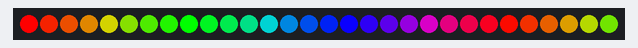
Bench run of a sketch on a simulated Arduino Uno, built with avr-gcc and run on an emulated ATmega328P. Parts: 30 RGB LEDs in strip order, left to right.

Above: at 0.15 s.
At 4.69 s:
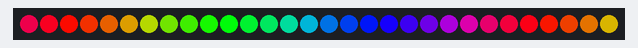
At 10.14 s:
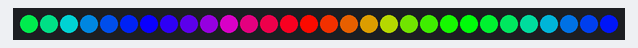
At 19.82 s:
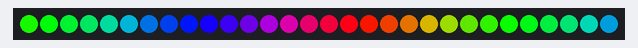
At 28.29 s:
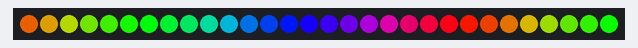
At 39.49 s:
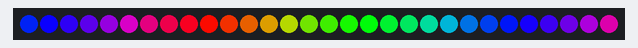

The sketch:

RainbowTest.ino
```cpp
#include <Adafruit_NeoPixel.h>

class Strip
{
public:
  uint8_t   effect;
  uint8_t   effects;
  uint16_t  effStep;
  unsigned long effStart;
  Adafruit_NeoPixel strip;
  Strip(uint16_t leds, uint8_t pin, uint8_t toteffects) : strip(leds, pin, NEO_GRB + NEO_KHZ800) {
    effect = -1;
    effects = toteffects;
    Reset();
  }
  void Reset(){
    effStep = 0;
    effect = (effect + 1) % effects;
    effStart = millis();
  }
};

struct Loop
{
  uint8_t currentChild;
  uint8_t childs;
  bool timeBased;
  uint16_t cycles;
  uint16_t currentTime;
  Loop(uint8_t totchilds, bool timebased, uint16_t tottime) {currentTime=0;currentChild=0;childs=totchilds;timeBased=timebased;cycles=tottime;}
};

Strip strip_0(30, 12, 30 );
struct Loop strip0loop0(1, false, 1);

//[GLOBAL_VARIABLES]

void setup() {

  //Your setup here:

  strip_0.strip.begin();
}

void loop() {

  //Your code here:

  strips_loop();
}

void strips_loop() {
  if(strip0_loop0() & 0x01)
    strip_0.strip.show();
}

uint8_t strip0_loop0() {
  uint8_t ret = 0x00;
  switch(strip0loop0.currentChild) {
    case 0:
           ret = strip0_loop0_eff0();break;
  }
  if(ret & 0x02) {
    ret &= 0xfd;
    if(strip0loop0.currentChild + 1 >= strip0loop0.childs) {
      strip0loop0.currentChild = 0;
      if(++strip0loop0.currentTime >= strip0loop0.cycles) {strip0loop0.currentTime = 0; ret |= 0x02;}
    }
    else {
      strip0loop0.currentChild++;
    }
  };
  return ret;
}

uint8_t strip0_loop0_eff0() {
  if(millis() - strip_0.effStart < 8 * (strip_0.effStep)) return 0x00;
  float factor1, factor2;
  uint16_t ind;
  for(uint16_t j=0;j<30;j++) {
    ind = strip_0.effStep + j * 3;
    switch((ind % 71) / 24) {
      case 0: factor1 = 1.0 - ((float)(ind % 71 - 0 * 24) / 24);
              factor2 = (float)((ind - 0) % 71) / 24;
              strip_0.strip.setPixelColor(j, 255 * factor1 + 0 * factor2, 0 * factor1 + 255 * factor2, 0 * factor1 + 0 * factor2);
              break;
      case 1: factor1 = 1.0 - ((float)(ind % 71 - 1 * 24) / 24);
              factor2 = (float)((ind - 24) % 71) / 24;
              strip_0.strip.setPixelColor(j, 0 * factor1 + 0 * factor2, 255 * factor1 + 0 * factor2, 0 * factor1 + 255 * factor2);
              break;
      case 2: factor1 = 1.0 - ((float)(ind % 71 - 2 * 24) / 24);
              factor2 = (float)((ind - 47) % 71) / 24;
              strip_0.strip.setPixelColor(j, 0 * factor1 + 255 * factor2, 0 * factor1 + 0 * factor2, 255 * factor1 + 0 * factor2);
              break;
    }
  }
  if(strip_0.effStep >= 71) {strip_0.Reset(); return 0x03; }
  else strip_0.effStep++;
  return 0x01;
}
```
